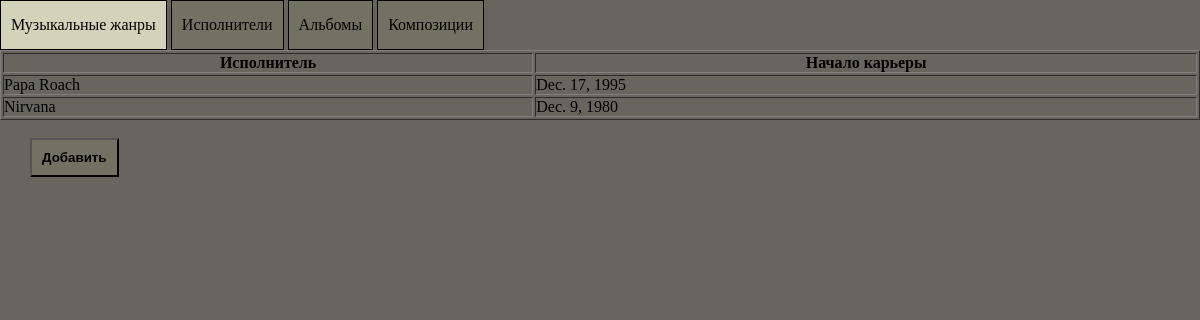
The app's page /posts/artists/, older data.
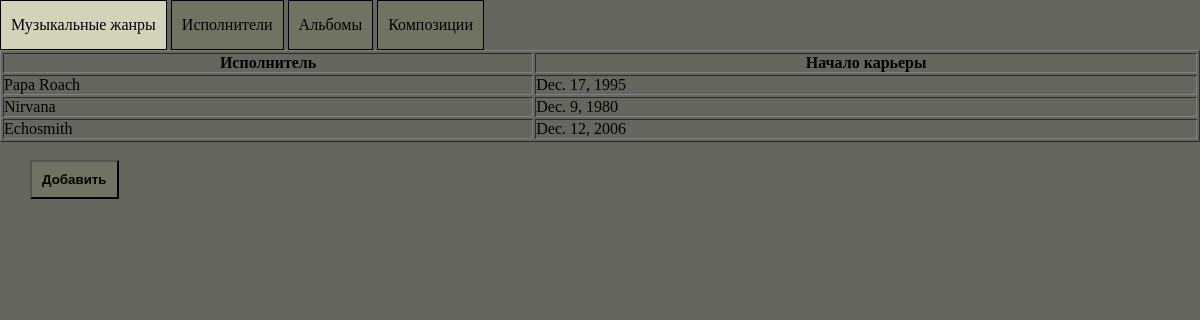
The same page, newer data.
### posts/models.py (models this page shows, shortened)
class Artist(models.Model):
    artist_id = models.AutoField(primary_key=True, verbose_name='ID')
    artist_name = models.CharField(max_length=100, verbose_name='Исполнитель')
    artist_start_career_date = models.DateField(auto_now=False, auto_now_add=False, verbose_name='Дата старта карьеры')
    class Meta:
        verbose_name = 'Исполнитель'
        verbose_name_plural = 'Исполнители'

### posts/views.py (the view)
# urls.py: url(r'posts/artists/$', artists_page),
def artists_page(request):
    artists = Artist.objects.all()
    context = {'title': 'Исполнители'}
    if artists is not None:
        context['queryset'] = artists
    return render(request, 'posts/artists.html', context)

### posts/templates/posts/artists.html
{% extends 'posts/page_template.html' %}
{% block content %}
<table border="1" width="100%">
    <tr>
        <th>Исполнитель</th>
        <th>Начало карьеры</th>
    </tr>
    {% for i in queryset%}
        <tr>
            <td><a href="/posts/artists/{{ i.artist_id }}">{{ i.artist_name }}</a></td>
            <td>{{ i.artist_start_career_date }}</td>
        </tr>
    {% endfor %}
</table>
<br>
<input class="add-element-button" type="button" value="Добавить" id="add-artist-button">
{% endblock %}

Row changes from the older to the newer data that the page shows:
added Artist: artist_name "Echosmith", artist_start_career_date "Dec. 12, 2006"
